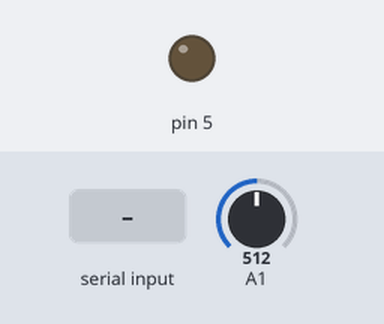
Recording of a sketch running on a simulated Arduino Uno, built with avr-gcc and run on an emulated ATmega328P. Parts: output pins drawn as LEDs (lit = HIGH). Inputs (shaded band) come from the test bench; at power-on: A1 = 512. What the sketch prints to the serial monitor is not drawn.

Above: at 1.2 s.
1.3 s: byte 1 (1) received over Serial
At 1.8 s:
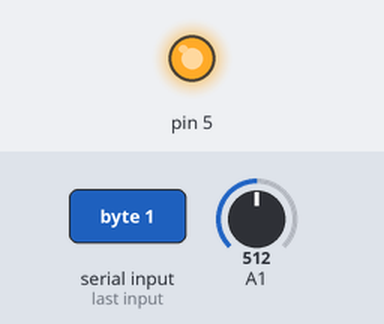
4.3 s: "1" received over Serial
At 5.2 s:
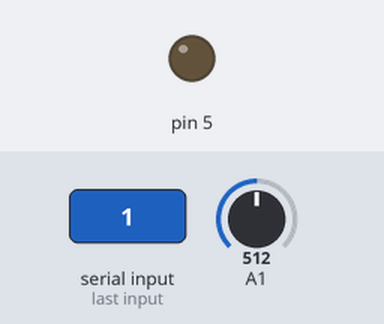
Timing chart, 0 to 7.3 s (numbered marks = the images above; inputs shaded):
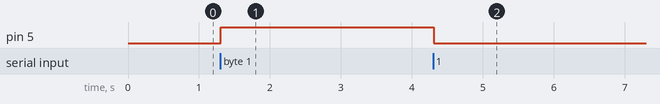

The sketch:

arduinocode.ino
```cpp
// Arduino Serial Tester
// rld, cycling'74, 3.2008

int button01StateNew = -1;
int button01StateOld = -1;


int slider01StateNew = -1;
int slider01StateOld = -1;


void setup()
{
  Serial.begin(9600); // open the arduino serial port
  pinMode( 0, INPUT );
  pinMode( 1, INPUT );
  pinMode( 5, OUTPUT);
}

void loop()
{
  detectInputChange();
  delay(10);

  while (Serial.available() > 0) {
    int ledState = Serial.read();
    if ( ledState == 1 ) {
      digitalWrite(5, HIGH);
    } else {
      digitalWrite(5, LOW);
    }
  }

}

void detectInputChange() {

  button01StateNew = digitalRead(0);
  if ( button01StateNew !=  button01StateOld ) {
    button01StateChanged( button01StateNew );
  }
  button01StateOld = button01StateNew;

  slider01StateNew = analogRead(1);
  if ( slider01StateNew !=  slider01StateOld ) {
    slider01StateChanged( slider01StateNew );
  }
  slider01StateOld = slider01StateNew;
}

void button01StateChanged( int value ) {
  Serial.write( 99 );
  Serial.write( 10 );
  Serial.write( value );
  Serial.write( 255 );

}

void slider01StateChanged( int value ) {
  Serial.write( 99 );
  Serial.write( 11 );
  Serial.write( value / 256 );
  Serial.write( value % 256 );
}
```

Measured:
- after the input at 1.3 s, pin 5: LOW → HIGH at once
- after the input at 4.3 s, pin 5: HIGH → LOW at once
